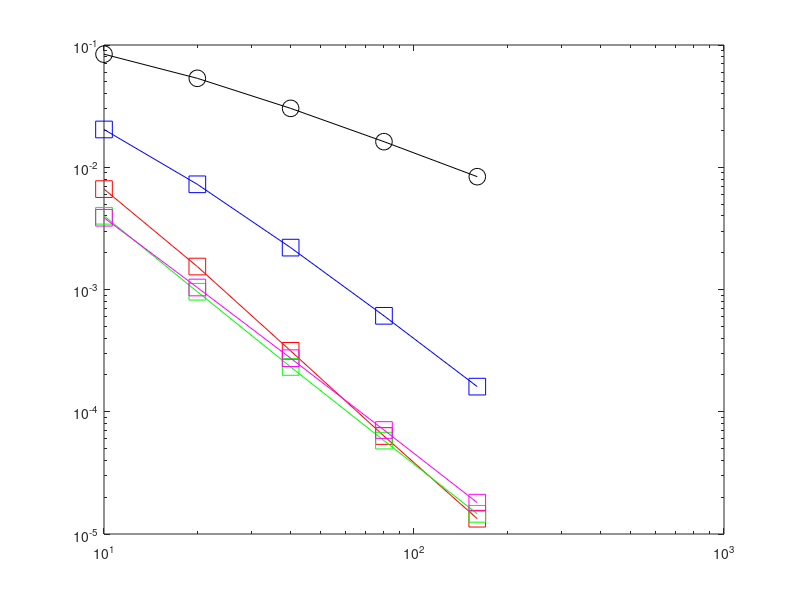

Write MATLAB code to recreate this figure.
clear all
close all

for i=1:5
    N(i)=10*2^(i-1);
end

for p=1:5
    n=N(p);
    a1=0;b1=0.5;
    h=(b1-a1)/n;
    t=a1:h:b1;
    F=@(t,y) y^2; % dy/dx=y
    exact=1./(1-t);
    y(1)=1;
    
    for i=2:n+1
        y(i)=y(i-1)+h*F(t(i-1), y(i-1)); %Euler steps
    end
    
    y1=y;

% Correction loop starts here
for q=1:6
    % Building Cubic spline for y

    % step size for cubic-spline
    for j=1:n
        H(j)=t(j+1)-t(j);
    end

    % calculate the constant coefficient a
    a=zeros(1,n+1);
    for k=1:n+1
        a(k)=y(k);
    end
% Now we compute the coefficient c since c is dependent on a's

% The expression for computing c is 

% H(j-1)c(j-1)+2(H(j-1)+H(j))+H(j)c(j+1)=3/H(j) (a(j+1)-a(j))-3/H(j-1) (a(j)-a(j-1)) (*) 
% we express the right hand side of the above equation (*) as matrix B where the
% first and last entry (which is 0) of B is coming from the Natural spline boundary condition.
    B(1)=3.0*(a(2)-a(1))/H(1)-3*(y(2)-y(1))/(t(2)-t(1));
    B(n+1)=3.0*(y(n+1)-y(n))/(t(n+1)-t(n))-3.0*(a(n+1)-a(n))/H(n-1);
    % internal values
    for l=2:n
        B(l)=(3/H(l))*(a(l+1)-a(l))-(3/H(l-1))*(a(l)-a(l-1));
    end
% Now we build the matrix A for the left hand side of the above eqn (*)
    
    A=zeros(n+1, n+1); % initialize the matrix
    A(1, 1)=2*H(1); % Natural Boundary condition
    A(n+1, n+1)=2*H(n-1); % Natural Boundary condition
    A(1, 2)=H(1);
    A(n+1, n)=H(n-1);

    for j=1:n+1  % Here i and j represents row and column of the matrix A
        for i=2:n
            if i==j
            A(i, j)=2*(H(i-1)+H(i)); % Main diagonal
            elseif i==j+1
                A(i, j)=H(i-1);      % Below main diagonal 
            elseif i==j-1
            A(i, j)=H(i);            % Above main diagonal
            end
        end
    end
% coefficient cj

c=A\B'; % solves c=A^(-1)*B

% Compute the coefficinet bj and dj (Formula bj = 1/Hj (a(j+1)-a(j))-Hj/3(2c(j)+c(j+1))) for j=1,...n
% dj=1/3H(j) (c(j+1)-c(j))
for j=1:n
    b(j)=(1/H(j))*(a(j+1)-a(j))-(H(j)/3)*(2*c(j)+c(j+1));
    d(j)=(c(j+1)-c(j))/(3*H(j));
end


% Storing the values in structure and taking the derivative using fnder.

Z.coefs=[d(1:n)' c(1:n) b(1:n)', a(1:n)'];
Z.form='pp';
Z.breaks=t;
Z.pieces=n;
Z.order=4;
Z.dim=1;
dr=fnder(Z); % built-in derivative command.
yprime=ppval(dr, t);
% Cubic Spline and derivative of the cubic spline ends here.

% Error value problem
Ef=@(yprime, t, y, E) (y+E)^2-yprime;

    E(1)=0;
    ynew(1)=1;
 
    for i=2:n+1
        E(i) = E(i-1)+h*Ef(yprime(i-1), t(i-1), y(i-1), E(i-1)); %Euler steps
        ynew(i)=y(i)+E(i);
    end
    yz{q}=ynew;
    y=ynew;
end % correction loop ends here
    y2=yz{1,1};
    y3=yz{1,2};
    y4=yz{1,3};
    y5=yz{1,4};
    y6=yz{1,5};
    y7=yz{1,6};

    err1(p)=norm(exact(n)-y1(n));
    err2(p)=norm(exact(n)-y2(n));
    err3(p)=norm(exact(n)-y3(n));
    err4(p)=norm(exact(n)-y4(n));
    err5(p)=norm(exact(n)-y5(n));
    err6(p)=norm(exact(n)-y6(n));
    err7(p)=norm(exact(n)-y7(n));
end
loglog(N, err1, '-ko', 'MarkerSize',12);
hold on
loglog(N, err2, '-sb', 'MarkerSize',12);
loglog(N, err3, '-sr', 'MarkerSize',12);
loglog(N, err4, '-sg', 'MarkerSize',12);
loglog(N, err5, '-sm', 'MarkerSize',12);
% loglog(N, err6, '-sy', 'MarkerSize',12);
% loglog(N, err7, '-sc', 'MarkerSize',12);
p=polyfit(log(N'),log(err3),1);
slope = p(1)